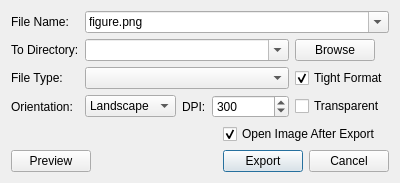
<?xml version="1.0" encoding="UTF-8"?>
<ui version="4.0">
 <class>Dialog_Export</class>
 <widget class="QDialog" name="Dialog_Export">
  <property name="geometry">
   <rect>
    <x>0</x>
    <y>0</y>
    <width>400</width>
       <height>171</height>
   </rect>
  </property>
  <property name="windowTitle">
   <string>Export Image...</string>
  </property>
  <layout class="QGridLayout" name="gridLayout_2">
      <item row="7" column="0" colspan="5">
          <widget class="QWidget" name="widget" native="true">
              <property name="sizePolicy">
                  <sizepolicy hsizetype="Preferred" vsizetype="Fixed">
                      <horstretch>0</horstretch>
                      <verstretch>0</verstretch>
                  </sizepolicy>
              </property>
              <layout class="QGridLayout" name="gridLayout">
                  <property name="leftMargin">
                      <number>0</number>
                  </property>
                  <property name="topMargin">
                      <number>0</number>
                  </property>
                  <property name="rightMargin">
                      <number>0</number>
                  </property>
                  <property name="bottomMargin">
                      <number>0</number>
                  </property>
                  <item row="1" column="2">
                      <widget class="QPushButton" name="pushButton_export">
                          <property name="text">
                              <string>Export</string>
                          </property>
                      </widget>
                  </item>
                  <item row="1" column="0">
                      <widget class="QPushButton" name="pushButton_preview">
                          <property name="text">
                              <string>Preview</string>
                          </property>
                      </widget>
                  </item>
                  <item row="1" column="1">
                      <spacer name="horizontalSpacer">
                          <property name="orientation">
                              <enum>Qt::Horizontal</enum>
                          </property>
                          <property name="sizeHint" stdset="0">
                              <size>
                                  <width>40</width>
                                  <height>20</height>
                              </size>
                          </property>
                      </spacer>
                  </item>
                  <item row="1" column="3">
                      <widget class="QPushButton" name="pushButton_cancel">
                          <property name="text">
                              <string>Cancel</string>
                          </property>
                      </widget>
                  </item>
                  <item row="0" column="2" colspan="2">
                      <widget class="QCheckBox" name="checkBox_open_after_export">
                          <property name="text">
                              <string>Open Image After Export</string>
                          </property>
                          <property name="checked">
                              <bool>true</bool>
                          </property>
                      </widget>
                  </item>
              </layout>
          </widget>
      </item>
   <item row="4" column="0">
    <widget class="QLabel" name="label_5">
     <property name="sizePolicy">
      <sizepolicy hsizetype="Fixed" vsizetype="Preferred">
       <horstretch>0</horstretch>
       <verstretch>0</verstretch>
      </sizepolicy>
     </property>
     <property name="toolTip">
      <string>&lt;html&gt;&lt;head/&gt;&lt;body&gt;&lt;p&gt;Orientation of the export, currently only available on postscripts&lt;/p&gt;&lt;/body&gt;&lt;/html&gt;</string>
     </property>
     <property name="text">
      <string>Orientation:</string>
     </property>
    </widget>
   </item>
   <item row="1" column="0">
    <widget class="QLabel" name="label">
     <property name="sizePolicy">
      <sizepolicy hsizetype="Fixed" vsizetype="Preferred">
       <horstretch>0</horstretch>
       <verstretch>0</verstretch>
      </sizepolicy>
     </property>
     <property name="toolTip">
      <string>&lt;html&gt;&lt;head/&gt;&lt;body&gt;&lt;p&gt;Directory to save the file&lt;/p&gt;&lt;/body&gt;&lt;/html&gt;</string>
     </property>
     <property name="text">
      <string>To Directory:</string>
     </property>
    </widget>
   </item>
   <item row="4" column="2">
    <widget class="QLabel" name="label_4">
     <property name="sizePolicy">
      <sizepolicy hsizetype="Fixed" vsizetype="Preferred">
       <horstretch>0</horstretch>
       <verstretch>0</verstretch>
      </sizepolicy>
     </property>
     <property name="toolTip">
      <string>&lt;html&gt;&lt;head/&gt;&lt;body&gt;&lt;p&gt;The resolution in dots per inch.&lt;/p&gt;&lt;/body&gt;&lt;/html&gt;</string>
     </property>
     <property name="text">
      <string>DPI:</string>
     </property>
    </widget>
   </item>
   <item row="2" column="0">
    <widget class="QLabel" name="label_3">
     <property name="sizePolicy">
      <sizepolicy hsizetype="Fixed" vsizetype="Preferred">
       <horstretch>0</horstretch>
       <verstretch>0</verstretch>
      </sizepolicy>
     </property>
     <property name="toolTip">
      <string>&lt;html&gt;&lt;head/&gt;&lt;body&gt;&lt;p&gt;Format of the exported image&lt;/p&gt;&lt;/body&gt;&lt;/html&gt;</string>
     </property>
     <property name="text">
      <string>File Type:</string>
     </property>
    </widget>
   </item>
   <item row="2" column="4">
    <widget class="QCheckBox" name="checkBox_tightBbox">
     <property name="toolTip">
      <string>&lt;html&gt;&lt;head/&gt;&lt;body&gt;&lt;p&gt;Save only the minimum figure area&lt;/p&gt;&lt;/body&gt;&lt;/html&gt;</string>
     </property>
     <property name="text">
      <string>Tight Format</string>
     </property>
     <property name="checked">
      <bool>true</bool>
     </property>
    </widget>
   </item>
   <item row="0" column="1" colspan="4">
    <widget class="QComboBox" name="comboBox_fileName">
     <property name="toolTip">
      <string>&lt;html&gt;&lt;head/&gt;&lt;body&gt;&lt;p&gt;Name of the image file (with or without . format extension)&lt;/p&gt;&lt;/body&gt;&lt;/html&gt;</string>
     </property>
     <property name="editable">
      <bool>true</bool>
     </property>
        <item>
            <property name="text">
                <string>figure.png</string>
            </property>
        </item>
    </widget>
   </item>
   <item row="4" column="4">
    <widget class="QCheckBox" name="checkBox_transparent">
     <property name="toolTip">
      <string>&lt;html&gt;&lt;head/&gt;&lt;body&gt;&lt;p&gt;make the axes patches transparent; the figure patch will abso be transparent unless facecolor and/or edgecolor are specified in the figure. This is useful, for example, for displaying a plot on top of a colored background.&lt;/p&gt;&lt;/body&gt;&lt;/html&gt;</string>
     </property>
     <property name="text">
      <string>Transparent</string>
     </property>
    </widget>
   </item>
   <item row="4" column="1">
    <widget class="QComboBox" name="comboBox_orientation">
     <property name="toolTip">
      <string>&lt;html&gt;&lt;head/&gt;&lt;body&gt;&lt;p&gt;Orientation of the export, currently only available on postscripts&lt;/p&gt;&lt;/body&gt;&lt;/html&gt;</string>
     </property>
     <property name="currentIndex">
      <number>1</number>
     </property>
     <item>
      <property name="text">
       <string>Portrait</string>
      </property>
     </item>
     <item>
      <property name="text">
       <string>Landscape</string>
      </property>
     </item>
    </widget>
   </item>
   <item row="1" column="4">
    <widget class="QPushButton" name="pushButton_browse">
     <property name="sizePolicy">
      <sizepolicy hsizetype="Fixed" vsizetype="Fixed">
       <horstretch>0</horstretch>
       <verstretch>0</verstretch>
      </sizepolicy>
     </property>
     <property name="toolTip">
      <string>&lt;html&gt;&lt;head/&gt;&lt;body&gt;&lt;p&gt;Directory to save the file&lt;/p&gt;&lt;/body&gt;&lt;/html&gt;</string>
     </property>
     <property name="text">
      <string>Browse</string>
     </property>
    </widget>
   </item>
   <item row="1" column="1" colspan="3">
    <widget class="QComboBox" name="comboBox_directory">
     <property name="toolTip">
      <string>&lt;html&gt;&lt;head/&gt;&lt;body&gt;&lt;p&gt;Directory to save the file&lt;/p&gt;&lt;/body&gt;&lt;/html&gt;</string>
     </property>
     <property name="editable">
      <bool>true</bool>
     </property>
    </widget>
   </item>
   <item row="0" column="0">
    <widget class="QLabel" name="label_2">
     <property name="sizePolicy">
      <sizepolicy hsizetype="Fixed" vsizetype="Preferred">
       <horstretch>0</horstretch>
       <verstretch>0</verstretch>
      </sizepolicy>
     </property>
     <property name="toolTip">
      <string>&lt;html&gt;&lt;head/&gt;&lt;body&gt;&lt;p&gt;Name of the image file (with or without . format extension)&lt;/p&gt;&lt;/body&gt;&lt;/html&gt;</string>
     </property>
     <property name="text">
      <string>File Name:</string>
     </property>
    </widget>
   </item>
   <item row="4" column="3">
    <widget class="QSpinBox" name="spinBox_dpi">
     <property name="toolTip">
      <string>&lt;html&gt;&lt;head/&gt;&lt;body&gt;&lt;p&gt;The resolution in dots per inch.&lt;/p&gt;&lt;/body&gt;&lt;/html&gt;</string>
     </property>
     <property name="minimum">
      <number>100</number>
     </property>
     <property name="maximum">
      <number>1000</number>
     </property>
     <property name="value">
      <number>300</number>
     </property>
    </widget>
   </item>
   <item row="2" column="1" colspan="3">
    <widget class="QComboBox" name="comboBox_fileType">
     <property name="toolTip">
      <string>&lt;html&gt;&lt;head/&gt;&lt;body&gt;&lt;p&gt;Format of the exported image&lt;/p&gt;&lt;/body&gt;&lt;/html&gt;</string>
     </property>
    </widget>
   </item>
  </layout>
 </widget>
 <tabstops>
  <tabstop>comboBox_fileName</tabstop>
  <tabstop>comboBox_directory</tabstop>
  <tabstop>pushButton_browse</tabstop>
  <tabstop>comboBox_fileType</tabstop>
  <tabstop>checkBox_tightBbox</tabstop>
  <tabstop>comboBox_orientation</tabstop>
  <tabstop>spinBox_dpi</tabstop>
  <tabstop>checkBox_transparent</tabstop>
  <tabstop>pushButton_preview</tabstop>
  <tabstop>pushButton_export</tabstop>
  <tabstop>pushButton_cancel</tabstop>
 </tabstops>
 <resources/>
 <connections/>
</ui>
